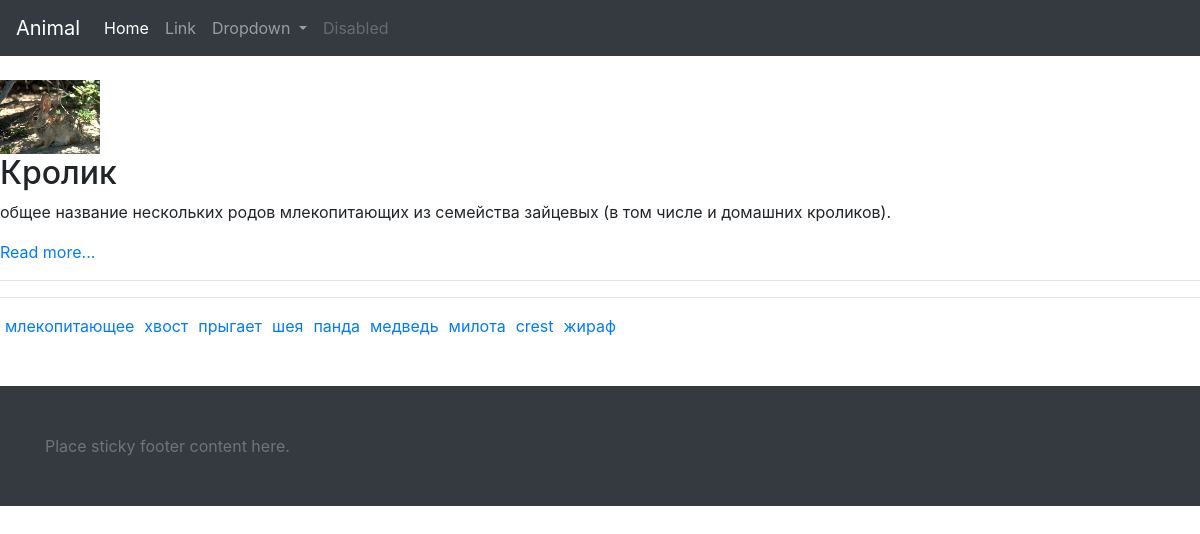
Page /tag.php?tag=прыгает on the committed database.
### tables this page shows
CREATE TABLE `info` (
  `id` int(11) NOT NULL,
  `title` varchar(255) NOT NULL,
  `category` int(11) NOT NULL,
  `descr_min` text NOT NULL,
  `description` text NOT NULL,
  `image` varchar(500) DEFAULT NULL
);

### core/function.php (called while the page is built, shortened)
<?php
function getAllTags($conn){
    $sql = "SELECT DISTINCT(tag) FROM tag";
    $result = mysqli_query($conn, $sql);
    $a = array();
    if (mysqli_num_rows($result) > 0) {
        while($row = mysqli_fetch_assoc($result)) {
            $a[] = $row['tag'];
        }
    }
    return $a;
}
function getPostFromTag($conn){
    $sql = "SELECT post FROM tag WHERE tag='".$_GET['tag']."'";
    $result = mysqli_query($conn, $sql);
    $a = array();
    if (mysqli_num_rows($result) > 0) {
        while($row = mysqli_fetch_assoc($result)) {
            $a[] = $row['post'];
        }
    }
    $sql = "SELECT * FROM info WHERE id in (".join(",", $a).")";
    $result = mysqli_query($conn, $sql);
    $a = array();
    if (mysqli_num_rows($result) > 0) {
        while($row = mysqli_fetch_assoc($result)) {
            $a[] = $row;
        }
    }
    return $a;
}

### tag.php (the view, shortened to what this page needs)
<?php
require_once('template/header.php');
$data = getPostFromTag($conn);
$tag = getAllTags($conn);
?>
<!DOCTYPE html>
<html lang="en">
<head>
</head>
<body>
<?php
$out = '';
for ($i=0; $i < count($data); $i++){
    $out .="<img src='/images/{$data[$i]['image']}' width='100'>";
    $out .="<h2>{$data[$i]['title']}</h2>";
    $out .="<p>{$data[$i]['descr_min']}</p>";
    $out .="<p><a href='/arcticle.php?id='{$data[$i]['id']}'>Read more...</a></p>";
    $out.='<hr>';
}
echo $out;
echo '<hr>';
for ($i=0; $i < count($tag); $i++){
    echo "<a href='/tag.php?tag={$tag[$i]}' style='padding: 5px;'>{$tag[$i]}</a>";
}
?>
<?php
    require_once('template/footer.php');
?>

### rows in the picture
info: image (picture), title "Кролик", descr_min "общее название нескольких родов млекопитающих из семейства зайцевых (в том числе и домашних кроликов)."

### other values in the picture
$tag[$i] "млекопитающее"
$tag[$i] "хвост"
$tag[$i] "прыгает"
$tag[$i] "шея"
$tag[$i] "панда"
$tag[$i] "медведь"
$tag[$i] "милота"
$tag[$i] "crest"
$tag[$i] "жираф"
